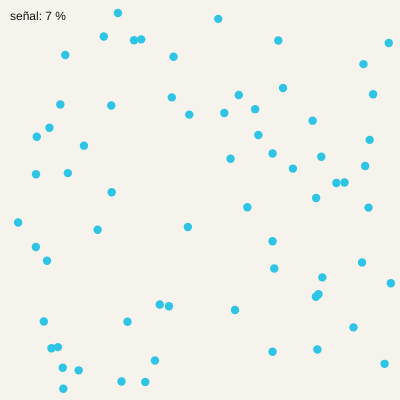
Frame 1 (no input)
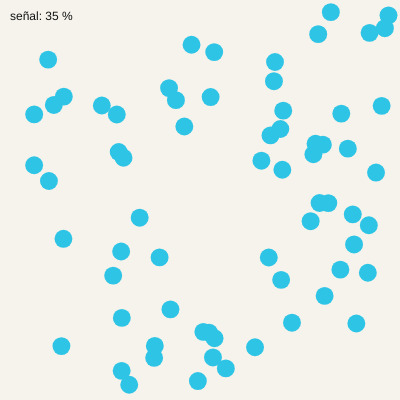
Frame 60 (no input)
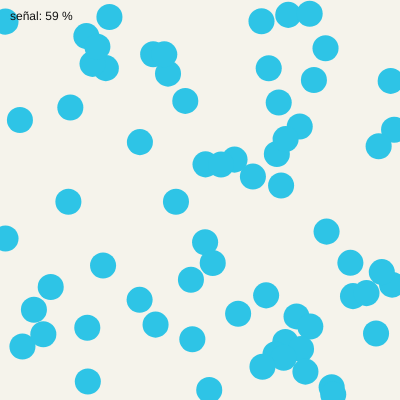
Frame 120 (the mouse pressed at the canvas centre since frame 60)

The p5.js sketch that drew these frames (run headless with seeded random() and noise() and a simulated clock; from frame 60 on, the mouse is pressed at the canvas centre):

// p5.js sketch
// ── sketch.js
//Desarrollo entrega Unidad 3
//Integrantes: Cristóbal Pérez, Matías Tapia.
//Definición de parámetros del enjambre
let enjambre = [];
let cantidad = 67;
let diametro = 11;
let limiteVelocidad = 4;
let minimo = 0.1;
let maximo = 0.9;
let ultimo = null; // lo último que llegó (o null)
let senal = 0; // Señal booleana (0 o 1)
let suavidad = 0.1; // cuánto se acerca en cada cuadro (como en lerp)
//Definición de dos umbrales para evitar oscilaciones
let alerta = false;
let umbralSubir = 0.8;
let umbralBajar = 0.2;
let fallaSimulada = false;
//Creación de señal simulada. Posee saltos ocasionales para simular fallas.
function leerCrudo() {
if (fallaSimulada) {
return null;
}
//Definición de señal simulada
let v = noise(frameCount * 0.02);
if (random() < 0.005) {
v = random(); //Salto de señal
}
return v;
}
function hayDatos() {
return ultimo !== null;
}
function actualizarSenal() {
ultimo = leerCrudo();
if (!hayDatos()) {
return; // Solo actualiza si hay datos
}
let s = map(ultimo, minimo, maximo, 0, 1);
s = constrain(s, 0, 1);
senal = lerp(senal, s, suavidad);
}
function actualizarAlerta() {
if (!alerta && senal > umbralSubir) alerta = true;
if (alerta && senal < umbralBajar) 
alerta = false;
} //Cambia el estado de alerta según la señal.
//Creación de las funciones que definen el enjambre
function crearEnjambre() {
for (let i = 0; i < cantidad; i++) {
enjambre.push({
x: random(diametro, width - diametro),
y: random(diametro, height - diametro),
vx: random(-limiteVelocidad, limiteVelocidad),
vy: random(-limiteVelocidad, limiteVelocidad),
});
}
}
function mover(a) {
a.x += a.vx;
a.y += a.vy;
}
function aplicarBorde(a) {
if (a.x < diametro / 2 || a.x > width - diametro / 2) {
a.vx *= -1;
a.x = constrain(a.x, diametro / 2, width - diametro / 2);
}
if (a.y < diametro / 2 || a.y > height - diametro / 2) {
a.vy *= -1;
a.y = constrain(a.y, diametro / 2, height - diametro / 2);
}
}
function mostrar(a) {
let d = map(senal, 0, 1, 6, 40);
noStroke();
if (!hayDatos()) {
fill(190); //El sistema reconoce cuando no hay datos. Lo expresa por medio del color gris.
} else if (alerta) {
fill(237, 34, 93);
} else {
fill(46, 196, 230);
}
circle(a.x, a.y, d);
}
function keyPressed() {
if (key === "f") {
fallaSimulada = !fallaSimulada;
}
}
// -----------------------------------------
// Funciones de canvas y de dibujo
// -----------------------------------------
function setup() {
createCanvas(400, 400);
crearEnjambre();
}
function draw() {
background(245, 243, 235);
actualizarSenal();
actualizarAlerta();
for (let a of enjambre) {
if (hayDatos()) {
mover(a); // Si no hay datos, el enjambre se queda quieto. CONDICIÓN IMPORTANTE.
aplicarBorde(a);
}
mostrar(a);
}
fill(20);
noStroke();
if (hayDatos()) {
text("señal: " + round(senal * 100) + " %", 10, 20);
} else {
text("sin datos", 10, 20);
    }
}
